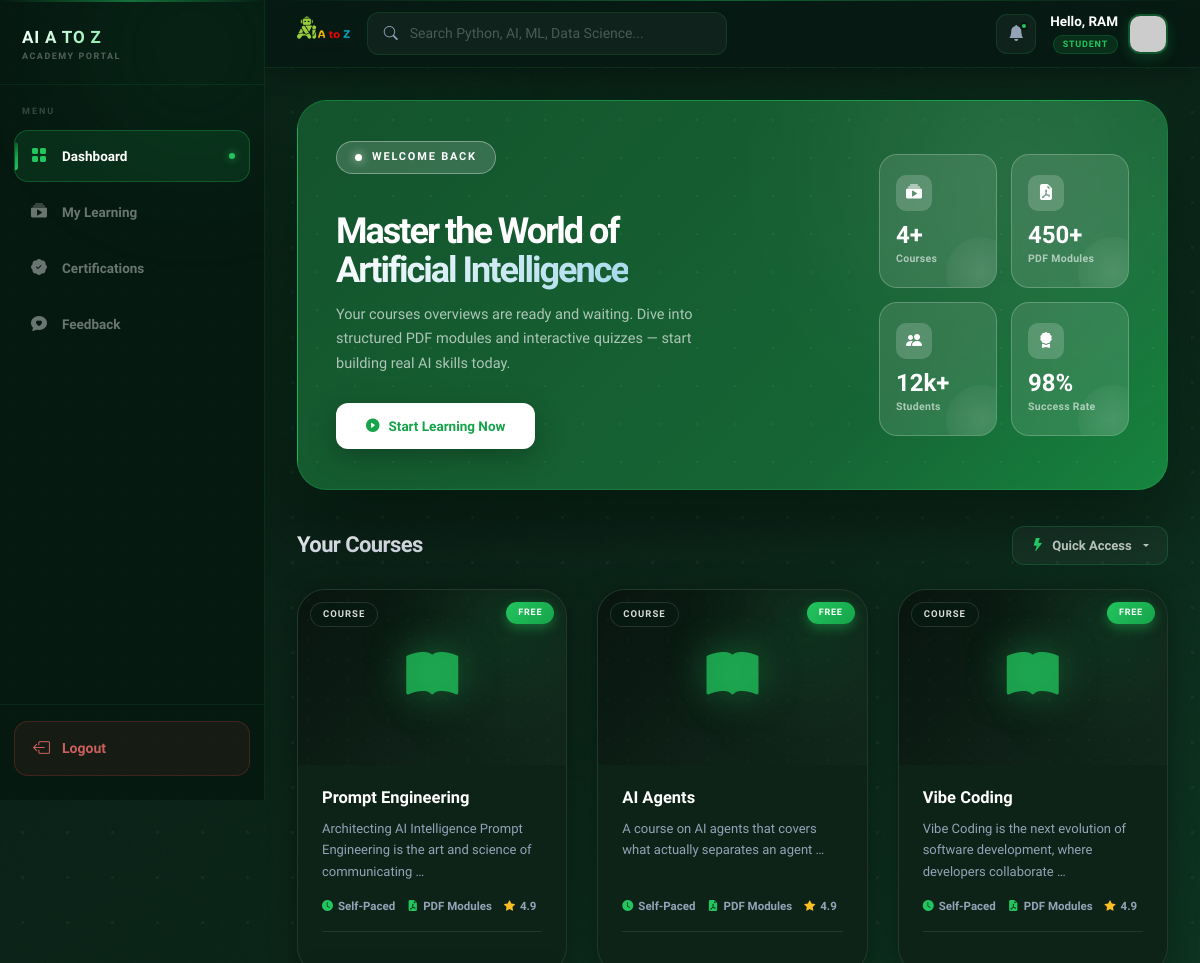
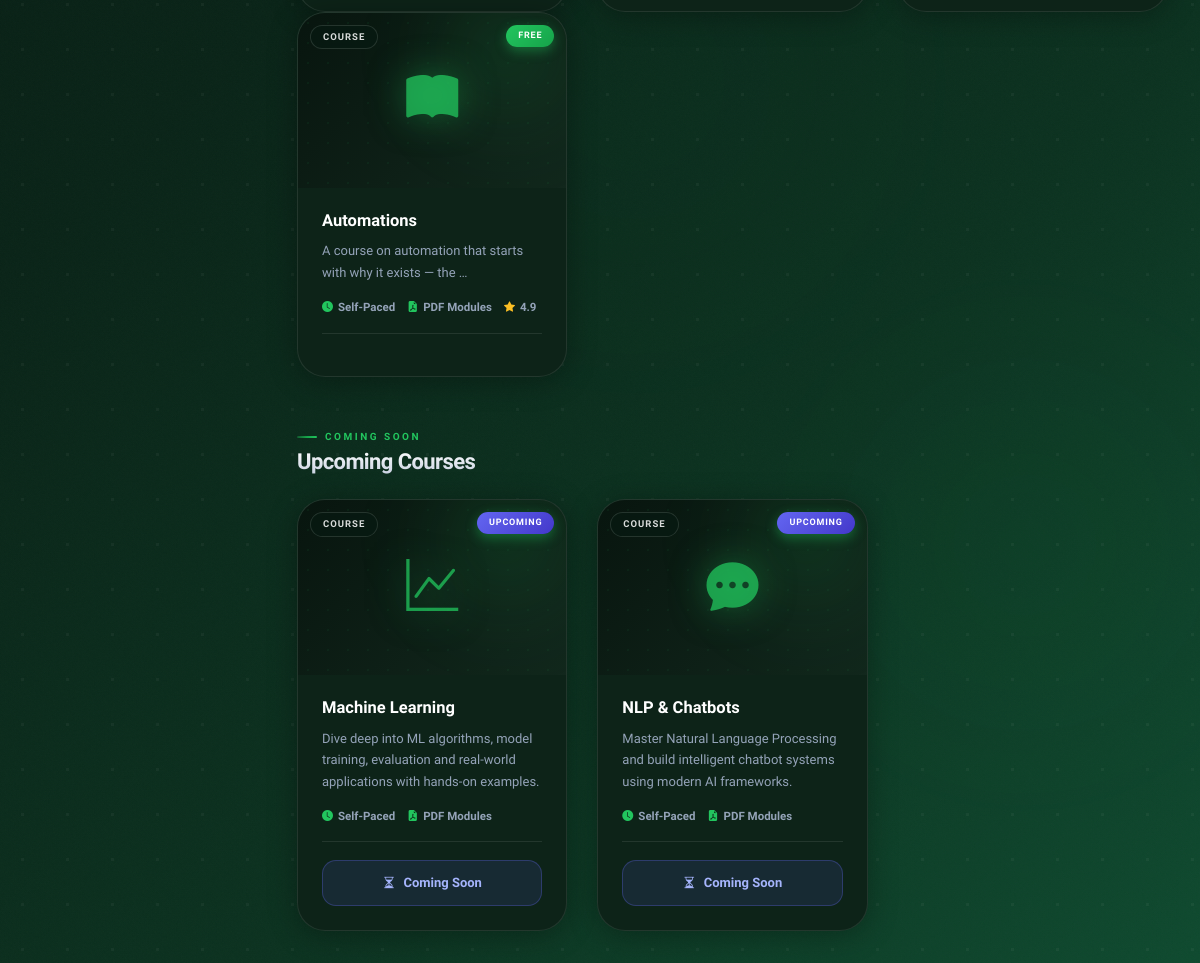
Screenshot of /dashboard/ (signed in) with the database file from the repository (2 pictures, top to bottom).
### indexapp/models.py (models this page shows, shortened)
class UserProfile(models.Model):
    user = models.OneToOneField(User, on_delete=models.CASCADE, related_name='profile')
    name = models.CharField(max_length=100, default='')
    mobile = models.CharField(max_length=15)
    email = models.EmailField(unique=True)
    password_reset_token = models.CharField(max_length=100, unique=True, blank=True, null=True)

class Course(models.Model):
    title = models.CharField(max_length=100)
    description = models.TextField()
    course_content = models.TextField(default='', blank=True)
    image = models.FileField(upload_to='course_images/', null=True, blank=True)
    course_pdf = models.FileField(upload_to='course_pdfs/', null=True, blank=True)
    video_url = models.CharField(max_length=200, default="https://www.youtube.com/embed/up68UAfH0d0")

### user2app/views.py (the view)
# urls.py: path('dashboard/',user_views.dashboard,name='dashboard'),
@user_login_required
def dashboard(request):
    user_email = request.session.get('user_email')
    user_profile = UserProfile.objects.filter(email=user_email).first()
    if not user_profile:
        messages.error(request, "Profile session invalid. Please re-register or log in.")
        request.session.flush() # Clears corrupted session
        return redirect('login')
    all_courses_list = Course.objects.all()
    query = request.GET.get('q')
    if query:
        display_courses = Course.objects.filter(title__icontains=query)
    else:
        display_courses = Course.objects.all()
    return render(request, 'user_templates/dashboard.html', {
        'display_courses': display_courses,
        'all_courses_list': all_courses_list,
        'query': query,
        'user_profile': user_profile
    })

### user2app/views.py (called while the page is built)
def user_login_required(f):
    @wraps(f)
    def wrap(request, *args, **kwargs):
        if 'user_email' not in request.session:
            return redirect('login')
        return f(request, *args, **kwargs)
    return wrap

### assets/templates/user_templates/dashboard.html (shortened to what this page needs)
<!doctype html>
{% load static %}
<html lang="en">
<head>
    <link rel="stylesheet" href="{% static 'css/bootstrap.min.css' %}">
    <link rel="stylesheet" href="https://cdn.jsdelivr.net/npm/bootstrap-icons@1.11.1/font/bootstrap-icons.css">
    <link rel="stylesheet" href="https://cdnjs.cloudflare.com/ajax/libs/font-awesome/6.4.0/css/all.min.css">
</head>
<body>
    <div class="page-bg">
        <div class="dot-overlay"></div>
        <div class="noise-overlay"></div>
        <div class="glow-orb" style="width:700px;height:700px;top:-200px;left:-100px;"></div>
        <div class="glow-orb" style="width:450px;height:450px;bottom:10%;right:-50px;animation-delay:-5s;"></div>
        <div class="glow-orb-blue" style="width:550px;height:550px;top:40%;left:30%;"></div>
    </div>
    <aside class="sidebar" id="sidebar">
        <div class="sidebar-orb"></div>
        <div class="sb-brand">
            <div>
                <a href="{% url 'index' %}" class="sb-brand-text">AI A TO Z</a>
                <div class="sb-brand-sub">Academy Portal</div>
            </div>
        </div>
        <nav class="sb-nav">
            <span class="sb-label">Menu</span>
            <a href="{% url 'dashboard' %}" class="sb-link active">
                <i class="bi bi-grid-fill"></i>
                Dashboard
                <span class="sb-dot"></span>
            </a>
            <a href="{% url 'user_courses_list' %}" class="sb-link">
                <i class="bi bi-collection-play-fill"></i>
                My Learning
            </a>
            <a href="#" class="sb-link">
                <i class="bi bi-patch-check-fill"></i>
                Certifications
            </a>
            <a href="{% url 'feedback' %}" class="sb-link">
                <i class="bi bi-chat-heart-fill"></i>
                Feedback
            </a>
        </nav>
        <div class="sb-bottom">
            <a href="{% url 'login' %}" class="sb-logout">
                <i class="bi bi-box-arrow-left"></i>
                Logout
            </a>
        </div>
    </aside>
    <div class="main-wrapper">
        <header class="topbar">
            <div class="topbar-left">
                <img src="{% static 'img/gallery/aiatoz_logo.png' %}" alt="AI A TO Z" style="height:36px;width:auto;object-fit:contain;">
                <div class="topbar-search">
                    <i class="bi bi-search"></i>
                    <input type="text" id="courseSearch" onkeyup="filterCourses()" placeholder="Search Python, AI, ML, Data Science...">
                </div>
            </div>
            <div class="topbar-right">
                <div class="topbar-notif">
                    <i class="bi bi-bell-fill"></i>
                    <span class="notif-dot"></span>
                </div>
                <div class="topbar-user">
                <div class="topbar-user-info">
                    <div class="topbar-user-name">
                        Hello, {% if user_profile.name %}{{ user_profile.name|upper }}{% else %}LEARNER{% endif %}
                    </div>
                    <span class="topbar-user-role">STUDENT</span>
                </div>
                <img src="https://ui-avatars.com/api/?name={{ user_profile.name|default:user_profile.user }}&background=0077a3&color=fff&bold=true&format=svg" class="topbar-avatar" alt="User">
            </div>
            </div>
        </header>
        <div class="page-content">
            <div class="hero-banner">
                <div class="hero-orb"></div>
                <div class="hero-inner">
                    <div class="hero-left">
                        <div style="display:flex;align-items:center;flex-wrap:wrap;gap:8px;margin-bottom:18px;">
                            <div class="hero-eyebrow">
                                <span class="dot"></span> Welcome Back
                            </div>
                        </div>
                        <h1>Master the World of<br><span>Artificial Intelligence</span></h1>
                        <p>Your courses overviews are ready and waiting. Dive into structured PDF modules and interactive quizzes — start building real AI skills today.</p>
                        <a href="{% url 'user_courses_list' %}" class="hero-cta">
                            <i class="bi bi-play-circle-fill"></i> Start Learning Now
                        </a>
                    </div>
                    <div class="hero-stats-col">
                        <div class="h-stat-card">
                            <div class="h-stat-icon"><i class="bi bi-collection-play-fill"></i></div>
                            <div class="h-stat-num">{{ all_courses_list|length }}+</div>
                            <div class="h-stat-label">Courses</div>
                        </div>
                        <div class="h-stat-card">
                            <div class="h-stat-icon"><i class="bi bi-file-earmark-pdf-fill"></i></div>
                            <div class="h-stat-num">450+</div>
                            <div class="h-stat-label">PDF Modules</div>
                        </div>
                        <div class="h-stat-card">
                            <div class="h-stat-icon"><i class="bi bi-people-fill"></i></div>
                            <div class="h-stat-num">12k+</div>
                            <div class="h-stat-label">Students</div>
                        </div>
                        <div class="h-stat-card">
                            <div class="h-stat-icon"><i class="bi bi-award-fill"></i></div>
                            <div class="h-stat-num">98%</div>
                            <div class="h-stat-label">Success Rate</div>
                        </div>
                    </div>
                </div>
            </div>
            <div class="sec-header">
                <div>
                    <h2 class="sec-title">Your Courses</h2>
                </div>
                <div class="dropdown">
                    <button class="qa-btn dropdown-toggle" type="button" id="courseDropdown" data-bs-toggle="dropdown" aria-expanded="false">
                        <i class="bi bi-lightning-fill" style="color:var(--cse-teal)"></i> Quick Access
                    </button>
                </div>
            </div>
            <div class="row g-4" id="courseGrid">
                {% for course in all_courses_list %}
                <div class="col-12 col-sm-6 col-xl-4 course-item"
                     data-title="{{ course.title|lower }}"
                     style="animation-delay:{{ forloop.counter0|add:1 }}00ms">
                    <div class="course-card">
                        <div class="cc-thumb">
                            <div class="cc-thumb-orb"></div>
                            <i class="bi bi-book-fill cc-thumb-icon" style="color:rgba(34,197,94,0.75);"></i>
                            <span class="cc-badge">Free</span>
                            <span class="cc-level-tag">Course</span>
                        </div>
                        <div class="cc-body">
                            <h3>{{ course.title }}</h3>
                            <p>{{ course.description|truncatewords:12 }}</p>
                            <div class="cc-meta">
                                <span class="cc-meta-item"><i class="bi bi-clock-fill"></i> Self-Paced</span>
                                <span class="cc-meta-item"><i class="bi bi-file-earmark-pdf-fill"></i> PDF Modules</span>
                                <span class="cc-meta-item"><i class="bi bi-star-fill" style="color:#fbbf24;"></i> 4.9</span>
                            </div>
                        </div>
                    </div>
                </div>
                {% endfor %}
            </div>
            <div class="sec-header" style="margin-top:44px;">
                <div>
                    <span class="sec-eyebrow">Coming Soon</span>
                    <h2 class="sec-title">Upcoming Courses</h2>
                </div>
            </div>
            <div class="row g-4">
                <div class="col-12 col-sm-6 col-xl-4">
                    <div class="course-card" style="opacity:0.7;pointer-events:none;">
                        <div class="cc-thumb">
                            <div class="cc-thumb-orb"></div>
                            <i class="bi bi-graph-up cc-thumb-icon" style="color:rgba(34,197,94,0.75);"></i>
                            <span class="cc-badge" style="background:linear-gradient(135deg,#6366f1,#4338ca);">Upcoming</span>
                            <span class="cc-level-tag">Course</span>
                        </div>
                        <div class="cc-body">
                            <h3>Machine Learning</h3>
                            <p>Dive deep into ML algorithms, model training, evaluation and real-world applications with hands-on examples.</p>
                            <div class="cc-meta">
                                <span class="cc-meta-item"><i class="bi bi-clock-fill"></i> Self-Paced</span>
                                <span class="cc-meta-item"><i class="bi bi-file-earmark-pdf-fill"></i> PDF Modules</span>
                            </div>
                            <div style="display:flex;align-items:center;justify-content:center;gap:8px;background:rgba(99,102,241,0.12);border:1.5px solid rgba(99,102,241,0.3);color:#a5b4fc;font-weight:800;font-size:13px;padding:12px;border-radius:14px;">
                                <i class="bi bi-hourglass-split"></i> Coming Soon
                            </div>
                        </div>
                    </div>
                </div>
                <div class="col-12 col-sm-6 col-xl-4">
                    <div class="course-card" style="opacity:0.7;pointer-events:none;">
                        <div class="cc-thumb">
                            <div class="cc-thumb-orb"></div>
                            <i class="bi bi-chat-dots-fill cc-thumb-icon" style="color:rgba(34,197,94,0.75);"></i>
                            <span class="cc-badge" style="background:linear-gradient(135deg,#6366f1,#4338ca);">Upcoming</span>
                            <span class="cc-level-tag">Course</span>
                        </div>
                        <div class="cc-body">
                            <h3>NLP & Chatbots</h3>
                            <p>Master Natural Language Processing and build intelligent chatbot systems using modern AI frameworks.</p>
                            <div class="cc-meta">
                                <span class="cc-meta-item"><i class="bi bi-clock-fill"></i> Self-Paced</span>
                                <span class="cc-meta-item"><i class="bi bi-file-earmark-pdf-fill"></i> PDF Modules</span>
                            </div>
                            <div style="display:flex;align-items:center;justify-content:center;gap:8px;background:rgba(99,102,241,0.12);border:1.5px solid rgba(99,102,241,0.3);color:#a5b4fc;font-weight:800;font-size:13px;padding:12px;border-radius:14px;">
                                <i class="bi bi-hourglass-split"></i> Coming Soon
                            </div>
                        </div>
                    </div>
                </div>
            </div>
        </div>
    </div>
</body>
</html>

### rows the page displays
UserProfile: name "RAM"
Course: title "Prompt Engineering", description "Architecting AI Intelligence Prompt Engineering is the art and science of communicating …"
Course: title "AI Agents", description "A course on AI agents that covers what actually separates an agent …"
Course: title "Vibe Coding", description "Vibe Coding is the next evolution of software development, where developers collaborate …"
Course: title "Automations", description "A course on automation that starts with why it exists — the …"

### other values shown
{{ all_courses_list|length }} "4"
